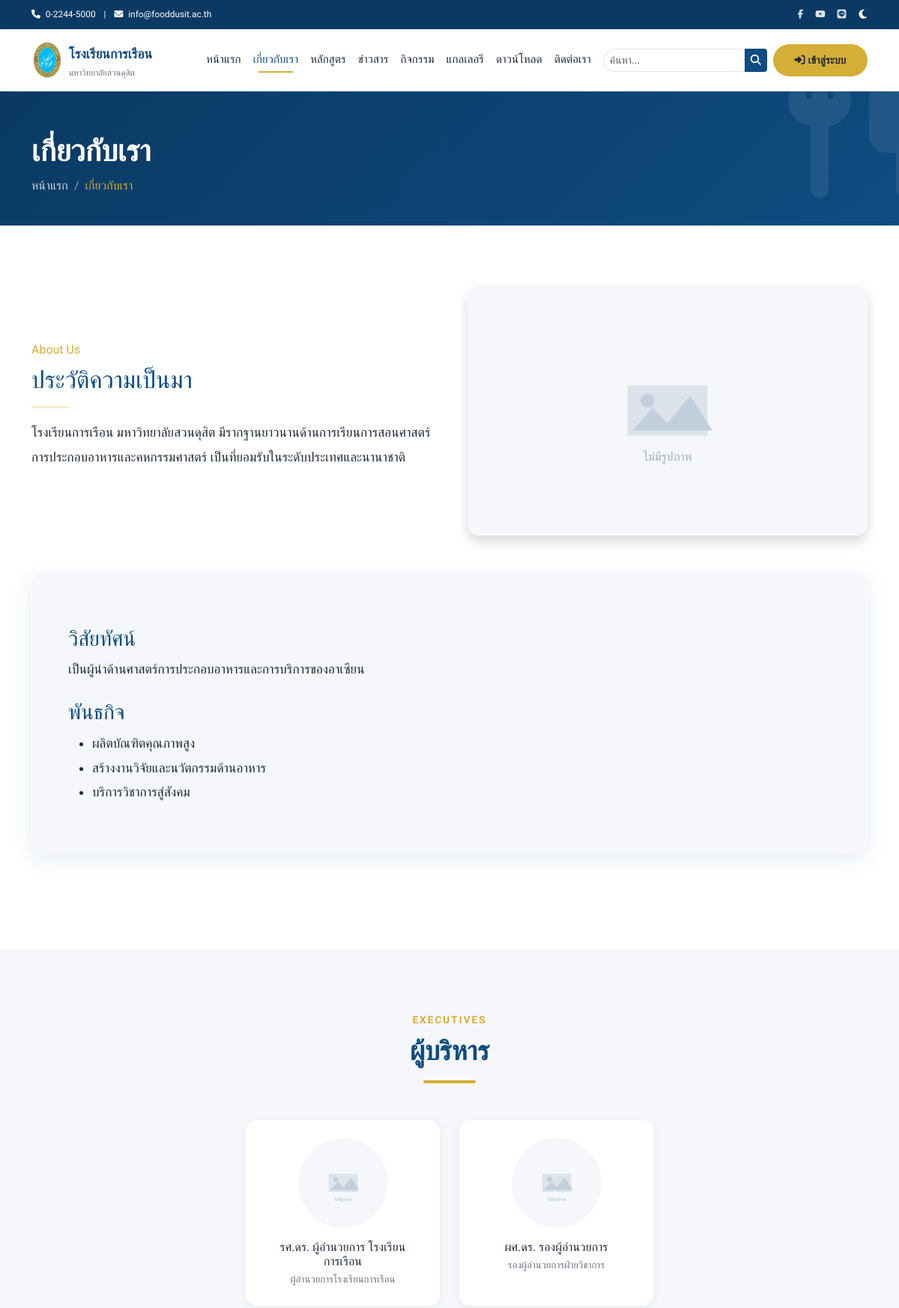
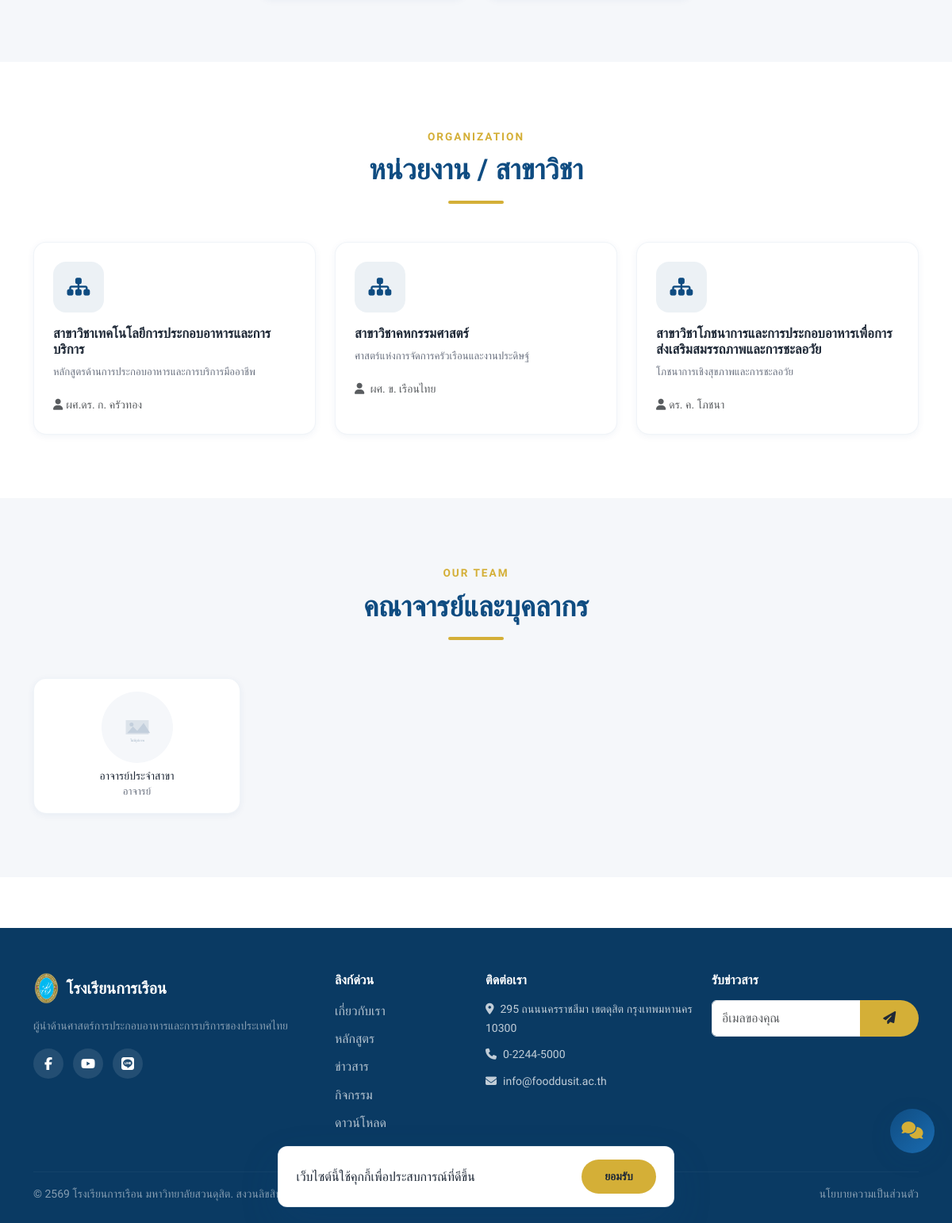
/about, run on the app's committed database (2 pictures, top to bottom).
### tables this page shows
CREATE TABLE `menu` (
  `id`         INT UNSIGNED NOT NULL AUTO_INCREMENT,
  `parent_id`  INT UNSIGNED DEFAULT NULL,
  `title`      VARCHAR(150) NOT NULL,
  `url`        VARCHAR(255) NOT NULL,
  `icon`       VARCHAR(50) DEFAULT NULL,
  `position`   ENUM('header','footer') NOT NULL DEFAULT 'header',
  `target`     ENUM('_self','_blank') NOT NULL DEFAULT '_self',
  `sort_order` INT NOT NULL DEFAULT 0,
  `status`     ENUM('active','inactive') NOT NULL DEFAULT 'active',
  `created_at` DATETIME DEFAULT NULL,
  `updated_at` DATETIME DEFAULT NULL,
  `deleted_at` DATETIME DEFAULT NULL,
  PRIMARY KEY (`id`),
  KEY `idx_menu_parent` (`parent_id`)
);

CREATE TABLE `pages` (
  `id`          INT UNSIGNED NOT NULL AUTO_INCREMENT,
  `title`       VARCHAR(255) NOT NULL,
  `slug`        VARCHAR(280) NOT NULL,
  `content`     LONGTEXT DEFAULT NULL,
  `cover_image` VARCHAR(255) DEFAULT NULL,
  `template`    VARCHAR(50) DEFAULT 'default',
  `meta_title`  VARCHAR(255) DEFAULT NULL,
  `meta_description` VARCHAR(300) DEFAULT NULL,
  `status`      ENUM('published','draft','inactive') NOT NULL DEFAULT 'published',
  `created_at`  DATETIME DEFAULT NULL,
  `updated_at`  DATETIME DEFAULT NULL,
  `deleted_at`  DATETIME DEFAULT NULL,
  PRIMARY KEY (`id`),
  UNIQUE KEY `uq_page_slug` (`slug`),
  FULLTEXT KEY `ft_page` (`title`, `content`)
);

CREATE TABLE `staff` (
  `id`            INT UNSIGNED NOT NULL AUTO_INCREMENT,
  `department_id` INT UNSIGNED DEFAULT NULL,
  `full_name`     VARCHAR(200) NOT NULL,
  `position`      VARCHAR(200) DEFAULT NULL,
  `group_name`    VARCHAR(191) DEFAULT NULL COMMENT 'กลุ่ม/หลักสูตร/วิทยาเขต สำหรับจัดหมวดหน้าบุคลากรสายวิชาการ',
  `type`          ENUM('executive','teacher','staff') NOT NULL DEFAULT 'teacher'
                  COMMENT 'ผู้บริหาร/อาจารย์/เจ้าหน้าที่',
  `email`         VARCHAR(150) DEFAULT NULL,
  `phone`         VARCHAR(30) DEFAULT NULL,
  `photo`         VARCHAR(255) DEFAULT NULL,
  `bio`           TEXT DEFAULT NULL,
  `expertise`     VARCHAR(500) DEFAULT NULL COMMENT 'ความเชี่ยวชาญ',
  `sort_order`    INT NOT NULL DEFAULT 0,
  `status`        ENUM('active','inactive') NOT NULL DEFAULT 'active',
  `created_at`    DATETIME DEFAULT NULL,
  `updated_at`    DATETIME DEFAULT NULL,
  `deleted_at`    DATETIME DEFAULT NULL,
  PRIMARY KEY (`id`),
  KEY `idx_staff_dept` (`department_id`),
  KEY `idx_staff_type` (`type`),
  CONSTRAINT `fk_staff_dept` FOREIGN KEY (`department_id`) REFERENCES `departments`(`id`) ON DELETE SET NULL
);

CREATE TABLE `departments` (
  `id`         INT UNSIGNED NOT NULL AUTO_INCREMENT,
  `name`       VARCHAR(200) NOT NULL,
  `slug`       VARCHAR(220) NOT NULL,
  `description`TEXT DEFAULT NULL,
  `head_name`  VARCHAR(150) DEFAULT NULL COMMENT 'หัวหน้าหน่วยงาน',
  `image`      VARCHAR(255) DEFAULT NULL,
  `sort_order` INT NOT NULL DEFAULT 0,
  `status`     ENUM('active','inactive') NOT NULL DEFAULT 'active',
  `created_at` DATETIME DEFAULT NULL,
  `updated_at` DATETIME DEFAULT NULL,
  `deleted_at` DATETIME DEFAULT NULL,
  PRIMARY KEY (`id`),
  UNIQUE KEY `uq_dept_slug` (`slug`)
);

### app/views/layouts/public.php (the view, shortened to what the rows shown need)
<?php
$menus = (new Menu())->tree('header');
?>
<!DOCTYPE html>
<html lang="th" data-bs-theme="light">
<head>
    <link href="https://cdn.jsdelivr.net/npm/bootstrap@5.3.3/dist/css/bootstrap.min.css" rel="stylesheet">
    <link href="https://cdnjs.cloudflare.com/ajax/libs/font-awesome/6.5.1/css/all.min.css" rel="stylesheet">
    <link href="https://cdn.jsdelivr.net/npm/aos@2.3.4/dist/aos.css" rel="stylesheet">
    <link href="https://cdn.jsdelivr.net/npm/swiper@11/swiper-bundle.min.css" rel="stylesheet">
    <link href="<?= asset('css/style.css') ?>" rel="stylesheet">
</head>
<body>
    <nav class="navbar navbar-expand-lg main-nav sticky-top">
        <div class="container">
            <div class="collapse navbar-collapse" id="mainMenu">
                <ul class="navbar-nav ms-auto align-items-lg-center">
                    <?php
                    if (!function_exists('render_nav_items')) {
                        function render_nav_items(array $items, bool $top = true): void
                        {
                            foreach ($items as $m) {
                                $hasChildren = !empty($m['children']);
                                if ($top) {
                                    if ($hasChildren) {
                                        echo '<li class="nav-item dropdown">';
                                        echo '<a class="nav-link dropdown-toggle" href="#" role="button" data-bs-toggle="dropdown" aria-expanded="false">' . e($m['title']) . '</a>';
                                        echo '<ul class="dropdown-menu">';
                                        render_nav_items($m['children'], false);
                                        echo '</ul></li>';
                                    } else {
                                        $active = (is_active($m['url']) && $m['url'] !== '') || ($m['url'] === '' && empty($_GET['url'])) ? 'active' : '';
                                        echo '<li class="nav-item"><a class="nav-link ' . $active . '" href="' . url($m['url']) . '" target="' . e($m['target']) . '">' . e($m['title']) . '</a></li>';
                                    }
                                }
                            }
                        }
                    }
                    render_nav_items($menus);
                    ?>
                </ul>
            </div>
        </div>
    </nav>
    <main>
        <?= $content ?>
    </main>
</body>
</html>

### app/views/public/about.php (shortened to what the rows shown need)
<?= page_header('เกี่ยวกับเรา', ['เกี่ยวกับเรา' => '']) ?>
<section class="section">
  <div class="container">
    <div class="row align-items-center g-5 mb-5">
      <div class="col-lg-6" data-aos="fade-right">
        <span class="eyebrow text-gold fw-600">About Us</span>
        <h2 class="mt-2 mb-3" style="color:var(--primary)"><?= e($history['title'] ?? 'ประวัติความเป็นมา') ?></h2>
        <hr class="divider-gold mb-3">
        <div class="article-content"><?= $history['content'] ?? '<p>-</p>' ?></div>
      </div>
    </div>
    <div class="glass-card p-4 p-lg-5 mb-5" data-aos="fade-up" style="background:var(--accent)">
      <div class="article-content"><?= $vision['content'] ?? '' ?></div>
    </div>
  </div>
</section>
<?php if (!empty($executives)): ?>
<section class="section section-accent">
  <div class="container">
    <div class="section-title" data-aos="fade-up">
      <span class="eyebrow">Executives</span><h2>ผู้บริหาร</h2><div class="title-underline"></div>
    </div>
    <div class="row g-4 justify-content-center">
      <?php foreach ($executives as $ex): ?>
        <div class="col-md-4 col-lg-3" data-aos="fade-up">
          <div class="card-modern text-center p-4 h-100">
            <img src="<?= upload_url($ex['photo']) ?>" class="rounded-circle mb-3 mx-auto" width="120" height="120"
                 style="object-fit:cover" alt="<?= e($ex['full_name']) ?>">
            <h6 class="mb-1"><?= e($ex['full_name']) ?></h6>
            <div class="card-meta"><?= e($ex['position']) ?></div>
          </div>
        </div>
      <?php endforeach; ?>
    </div>
  </div>
</section>
<?php endif; ?>
<?php if (!empty($departments)): ?>
<section class="section">
  <div class="container">
    <div class="section-title" data-aos="fade-up">
      <span class="eyebrow">Organization</span><h2>หน่วยงาน / สาขาวิชา</h2><div class="title-underline"></div>
    </div>
    <div class="row g-4">
      <?php foreach ($departments as $d): ?>
        <div class="col-md-6 col-lg-4" data-aos="fade-up">
          <div class="card-modern p-4 h-100">
            <div class="feature-icon"><i class="fa-solid fa-sitemap"></i></div>
            <h5><?= e($d['name']) ?></h5>
            <p class="card-meta"><?= excerpt($d['description'] ?? '', 110) ?></p>
            <?php if ($d['head_name']): ?><small class="text-muted"><i class="fa-solid fa-user me-1"></i><?= e($d['head_name']) ?></small><?php endif; ?>
          </div>
        </div>
      <?php endforeach; ?>
    </div>
  </div>
</section>
<?php endif; ?>
<?php if (!empty($teachers)): ?>
<section class="section section-accent">
  <div class="container">
    <div class="section-title" data-aos="fade-up">
      <span class="eyebrow">Our Team</span><h2>คณาจารย์และบุคลากร</h2><div class="title-underline"></div>
    </div>
    <div class="row g-4">
      <?php foreach (array_merge($teachers, $staff) as $t): ?>
        <div class="col-6 col-md-4 col-lg-3" data-aos="fade-up">
          <div class="card-modern text-center p-3 h-100">
            <img src="<?= upload_url($t['photo']) ?>" class="rounded-circle mb-2 mx-auto" width="90" height="90"
                 style="object-fit:cover" alt="<?= e($t['full_name']) ?>">
            <h6 class="mb-0 small"><?= e($t['full_name']) ?></h6>
            <div class="card-meta small"><?= e($t['position']) ?></div>
          </div>
        </div>
      <?php endforeach; ?>
    </div>
  </div>
</section>
<?php endif; ?>

### data on the page
menu: title "หน้าแรก"
menu: title "เกี่ยวกับเรา"
menu: title "หลักสูตร"
menu: title "ข่าวสาร"
menu: title "กิจกรรม"
menu: title "แกลเลอรี"
menu: title "ดาวน์โหลด"
menu: title "ติดต่อเรา"
pages: title "ประวัติความเป็นมา", content "โรงเรียนการเรือน มหาวิทยาลัยสวนดุสิต มีรากฐานยาวนานด้านการเรียนการสอนศาสตร์การประกอบอาหารและคหกรรมศาสตร์ เป็นที่ยอมรับในระดับประเทศและนานาชาติ"
pages: content "วิสัยทัศน์ เป็นผู้นำด้านศาสตร์การประกอบอาหารและการบริการของอาเซียน พันธกิจ ผลิตบัณฑิตคุณภาพสูง สร้างงานวิจัยและนวัตกรรมด้านอาหาร บริการวิชาการสู่สังคม"
staff: full_name "รศ.ดร. ผู้อำนวยการ โรงเรียนการเรือน", position "ผู้อำนวยการโรงเรียนการเรือน"
staff: full_name "ผศ.ดร. รองผู้อำนวยการ", position "รองผู้อำนวยการฝ่ายวิชาการ"
departments: name "สาขาวิชาเทคโนโลยีการประกอบอาหารและการบริการ", description "หลักสูตรด้านการประกอบอาหารและการบริการมืออาชีพ", head_name "ผศ.ดร. ก. ครัวทอง"
departments: name "สาขาวิชาคหกรรมศาสตร์", description "ศาสตร์แห่งการจัดการครัวเรือนและงานประดิษฐ์", head_name "ผศ. ข. เรือนไทย"
departments: name "สาขาวิชาโภชนาการและการประกอบอาหารเพื่อการส่งเสริมสมรรถภาพและการชะลอวัย", description "โภชนาการเชิงสุขภาพและการชะลอวัย", head_name "ดร. ค. โภชนา"
staff: full_name "อาจารย์ประจำสาขา", position "อาจารย์"

### other printed values
setting('site_phone', '0-2244-5000') "0-2244-5000"
setting('site_email', 'info@fooddusit.ac.th') "info@fooddusit.ac.th"
$title "เกี่ยวกับเรา"
$label "เกี่ยวกับเรา"
setting('site_description') "ผู้นำด้านศาสตร์การประกอบอาหารและการบริการของประเทศไทย"
setting('site_address') "295 ถนนนครราชสีมา เขตดุสิต กรุงเทพมหานคร 10300"
setting('site_phone') "0-2244-5000"
setting('site_email') "info@fooddusit.ac.th"
setting('copyright', '© โรงเรียนการเรือน มหาวิทยาลัยสวนดุสิต') "© 2569 โรงเรียนการเรือน มหาวิทยาลัยสวนดุสิต. สงวนลิขสิทธิ์."
